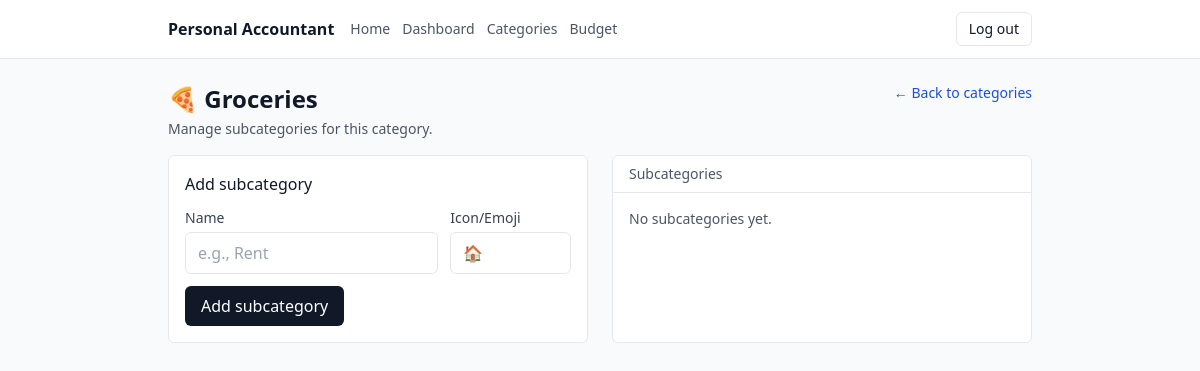
Before: /categories/2 (signed in) with the older database file.
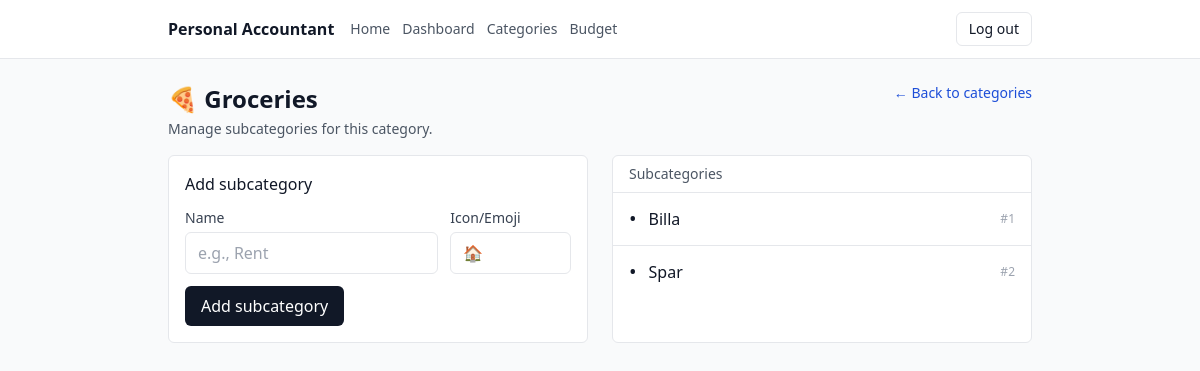
After: the same page with the newer database file.
### app/models.py (models this page shows)
class Subcategory(SQLModel, table=True):
    __table_args__ = (
        UniqueConstraint("category_id", "name", name="uq_subcategory_category_name"),
    )
    id: int | None = Field(default=None, primary_key=True)
    user_id: int = Field(foreign_key="user.id", index=True)   # convenience + ownership
    category_id: int = Field(foreign_key="category.id", index=True)
    name: str
    icon: str | None = None
    created_at: datetime = Field(default_factory=datetime.utcnow)

### app/routes/categories.py (the view)
@router.get("/categories/{category_id}", response_class=HTMLResponse)
def category_detail(
    category_id: int,
    request: Request,
    db: Session = Depends(get_session),
    uid: int | None = Depends(current_user_id),
):
    if not uid:
        return RedirectResponse(url="/login", status_code=303)
    cat = db.exec(
        select(Category).where(Category.id == category_id, Category.user_id == uid)
    ).first()
    if not cat:
        return RedirectResponse(url="/categories", status_code=303)
    subs = db.exec(
        select(Subcategory)
        .where(Subcategory.user_id == uid, Subcategory.category_id == category_id)
        .order_by(Subcategory.name)
    ).all()
    return templates.TemplateResponse(
        "category_detail.html",
        {
            "request": request,
            "title": f"Category: {cat.name}",
            "user_id": uid,
            "category": cat,
            "subcategories": subs,
            "error": None,
        },
    )

### templates/category_detail.html (shortened to what this page needs)
{% extends "_base.html" %}
{% block content %}
  <div class="flex items-start justify-between mb-4">
    <div>
      <h1 class="text-2xl font-semibold">
        {{ category.icon or "•" }} {{ category.name }}
      </h1>
      <p class="text-sm text-gray-600 mt-1">Manage subcategories for this category.</p>
    </div>
    <a href="/categories" class="text-sm text-blue-700 hover:underline">← Back to categories</a>
  </div>
  <div class="grid gap-6 lg:grid-cols-2">
    <section class="rounded-md border bg-white p-4">
      <h2 class="font-medium mb-3">Add subcategory</h2>
      <form method="post" action="/categories/{{ category.id }}/subcategories" class="space-y-3">
        <div class="grid grid-cols-1 sm:grid-cols-3 gap-3">
          <div class="sm:col-span-2">
            <label class="block text-sm text-gray-700">Name</label>
            <input name="name" required class="mt-1 w-full rounded-md border px-3 py-2" placeholder="e.g., Rent" />
          </div>
          <div>
            <label class="block text-sm text-gray-700">Icon/Emoji</label>
            <input name="icon" class="mt-1 w-full rounded-md border px-3 py-2" placeholder="🏠" />
          </div>
        </div>
        <button class="rounded-md bg-gray-900 px-4 py-2 text-white hover:bg-black">
          Add subcategory
        </button>
      </form>
    </section>
    <section class="rounded-md border bg-white">
      <div class="border-b px-4 py-2 text-sm text-gray-600">Subcategories</div>
      {% if subcategories|length == 0 %}
        <div class="px-4 py-4 text-sm text-gray-600">No subcategories yet.</div>
      {% else %}
        <ul class="divide-y">
          {% for s in subcategories %}
            <li class="px-4 py-3 flex items-center justify-between">
              <div class="flex items-center gap-3">
                <span class="text-xl">{{ s.icon or "•" }}</span>
                <span class="font-medium">{{ s.name }}</span>
              </div>
              <span class="text-xs text-gray-400">#{{ s.id }}</span>
            </li>
          {% endfor %}
        </ul>
      {% endif %}
    </section>
  </div>
{% endblock %}

Changed rows visible on the page:
added Subcategory: icon "•", name "Billa", id "1"
added Subcategory: icon "•", name "Spar", id "2"
Other visible differences:
text no longer shown: "No subcategories yet."
